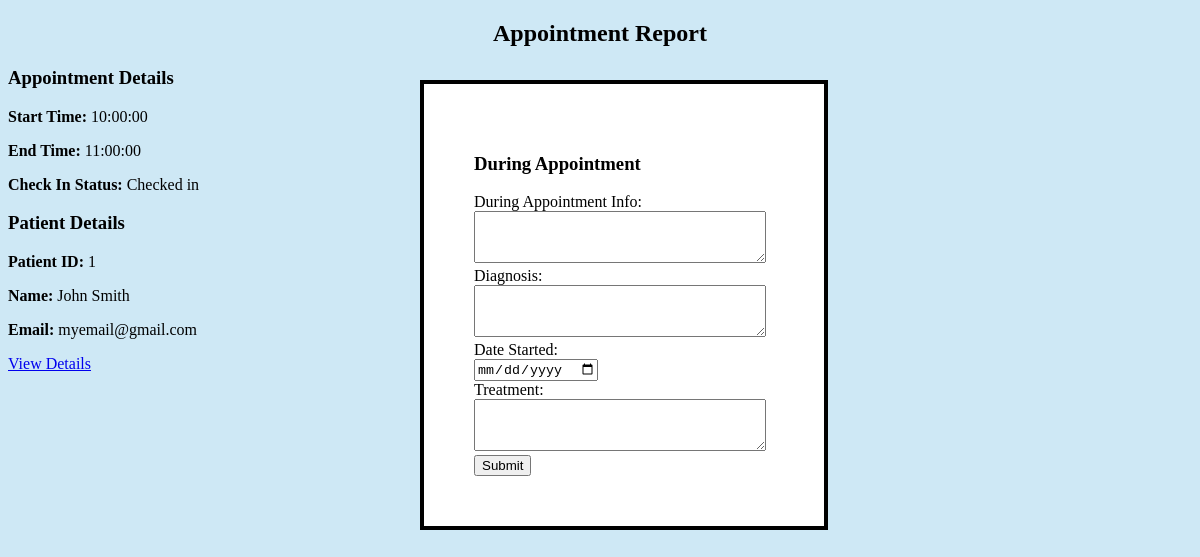
The app's page /StaffPHP/appointmentReport.php?appointment_id=7 (signed in) with its own data.
### tables this page shows
CREATE TABLE `appointment_request` (
  `appointment_request_id` int(11) NOT NULL,
  `patient_id` int(11) NOT NULL,
  `appointment_id` int(11) DEFAULT NULL,
  `subject` varchar(20) NOT NULL,
  `about_appointment` text NOT NULL
);

CREATE TABLE `appointment` (
  `appointment_id` int(11) NOT NULL,
  `staff_id` int(11) DEFAULT NULL,
  `day_of_week` date NOT NULL,
  `start_time` time NOT NULL,
  `end_time` time NOT NULL,
  `appointment_status` text DEFAULT NULL,
  `during_appointment` text NOT NULL,
  `check_in_status` text NOT NULL
);

CREATE TABLE `patient` (
  `patient_id` int(11) NOT NULL,
  `first_name` text NOT NULL,
  `surname` text NOT NULL,
  `dob` date NOT NULL,
  `email` text NOT NULL,
  `password` text NOT NULL,
  `street_address` text NOT NULL,
  `city` text NOT NULL,
  `postcode` text NOT NULL
);

### StaffPHP/appointmentReport.php (the view, shortened to what this page needs)
<?php
include("../Include/staffHeader.php");
if ($_SERVER["REQUEST_METHOD"] == "GET" && isset($_GET['appointment_id'])) {
    $appointmentId = $_GET['appointment_id'];
        $sqlAppointment = "SELECT *
        FROM appointment_request AS ar
        INNER JOIN appointment AS a
        ON ar.appointment_id = a.appointment_id
        WHERE ar.appointment_id = $appointmentId";
    $resultAppointment = $conn->query($sqlAppointment);
    if ($resultAppointment->num_rows > 0) {
        $appointment = $resultAppointment->fetch_assoc();
        $patientId = $appointment['patient_id'];
        $sqlPatient = "SELECT * FROM patient WHERE patient_id = $patientId";
        $resultPatient = $conn->query($sqlPatient);
        if ($resultPatient->num_rows > 0) {
            $patient = $resultPatient->fetch_assoc();
        } else {
            $patient = array();
        }
    } else {
        $appointment = array();
    }
} else {
    header("Location: appointmentNotFound.php");
    exit;
}
?>
<!DOCTYPE html>
<html lang="en">
<head>
    <link rel="stylesheet" href="../CSS/style.css">
</head>
<body>
<h2>Appointment Report</h2>
<?php if (!empty($appointment)): ?>
    <h3>Appointment Details</h3>
    <p><strong>Start Time:</strong> <?php echo $appointment['start_time']; ?></p>
    <p><strong>End Time:</strong> <?php echo $appointment['end_time']; ?></p>
    <p><strong>Check In Status:</strong> <?php echo $appointment['check_in_status']; ?></p>
    <?php if (!empty($patient)): ?>
        <h3>Patient Details</h3>
        <p><strong>Patient ID:</strong> <?php echo $patient['patient_id']; ?></p>
        <p><strong>Name:</strong> <?php echo $patient['first_name'] . ' ' . $patient['surname']; ?></p>
        <p><strong>Email:</strong> <?php echo $patient['email']; ?></p>
        <?php echo "<a href='../PatientPHP/healthHistory.php?patient_id=" . $patient["patient_id"] . "'>View Details</a>";?>
    <?php else: ?>
        <p>No patient details found for this appointment.</p>
    <?php endif; ?>
    <form action="updateDuringAppointment.php" class="healthreport-box" method="POST">
    <h3>During Appointment</h3>
        <label for="during_appointment">During Appointment Info:</label><br>
        <textarea id="during_appointment" name="during_appointment"></textarea><br>
        <label for="diagnosis">Diagnosis:</label><br>
        <textarea id="diagnosis" name="diagnosis"></textarea><br>
        <label for="date_started">Date Started:</label><br>
        <input type="date" id="date_started" name="date_started"><br>
        <label for="treatment">Treatment:</label><br>
        <textarea id="treatment" name="treatment"></textarea><br>
        <input type="submit" value="Submit">
    </form>
<?php else: ?>
    <p>No appointment details found for the provided ID.</p>
<?php endif; ?>
</body>
</html>

### CSS/style.css (style rules this page uses)
body { background-color: #b0daef9d; margin-bottom: 50px; }
h2 { text-align: center; }
#about_appointment, #during_appointment, #diagnosis, #treatment { width: 90%; padding: 10px; }
.healthreport-box { position: fixed; display: inline-block; left: 35%; top:10%; padding-bottom: 25px; background-color: white; border: 4px solid black; width:25%; padding: 50px; text-align: left; }

### records on screen
appointment_request: appointment.start_time "10:00:00", appointment.end_time "11:00:00", appointment.check_in_status "Checked in"
patient: patient_id "1", first_name "John", surname "Smith", email "myemail@gmail.com"
